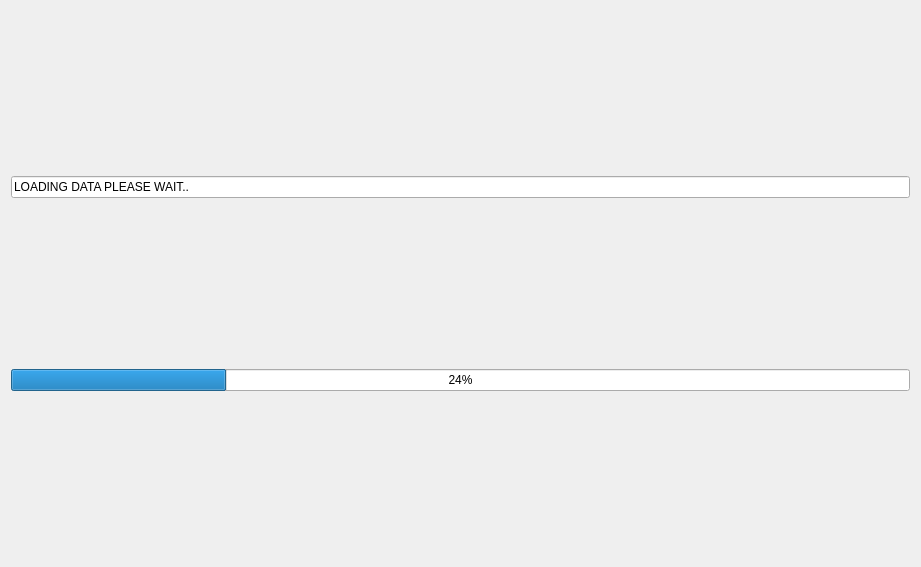
<?xml version="1.0" encoding="UTF-8"?>
<ui version="4.0">
 <class>Dialog</class>
 <widget class="QDialog" name="Dialog">
  <property name="geometry">
   <rect>
    <x>0</x>
    <y>0</y>
    <width>921</width>
    <height>567</height>
   </rect>
  </property>
  <property name="windowTitle">
   <string>Dialog</string>
  </property>
  <layout class="QVBoxLayout" name="verticalLayout">
   <item>
    <widget class="QLineEdit" name="lineEdit">
     <property name="text">
      <string>LOADING DATA PLEASE WAIT..</string>
     </property>
    </widget>
   </item>
   <item>
    <widget class="QProgressBar" name="progressBar">
     <property name="value">
      <number>24</number>
     </property>
    </widget>
   </item>
  </layout>
 </widget>
 <resources/>
 <connections/>
</ui>
